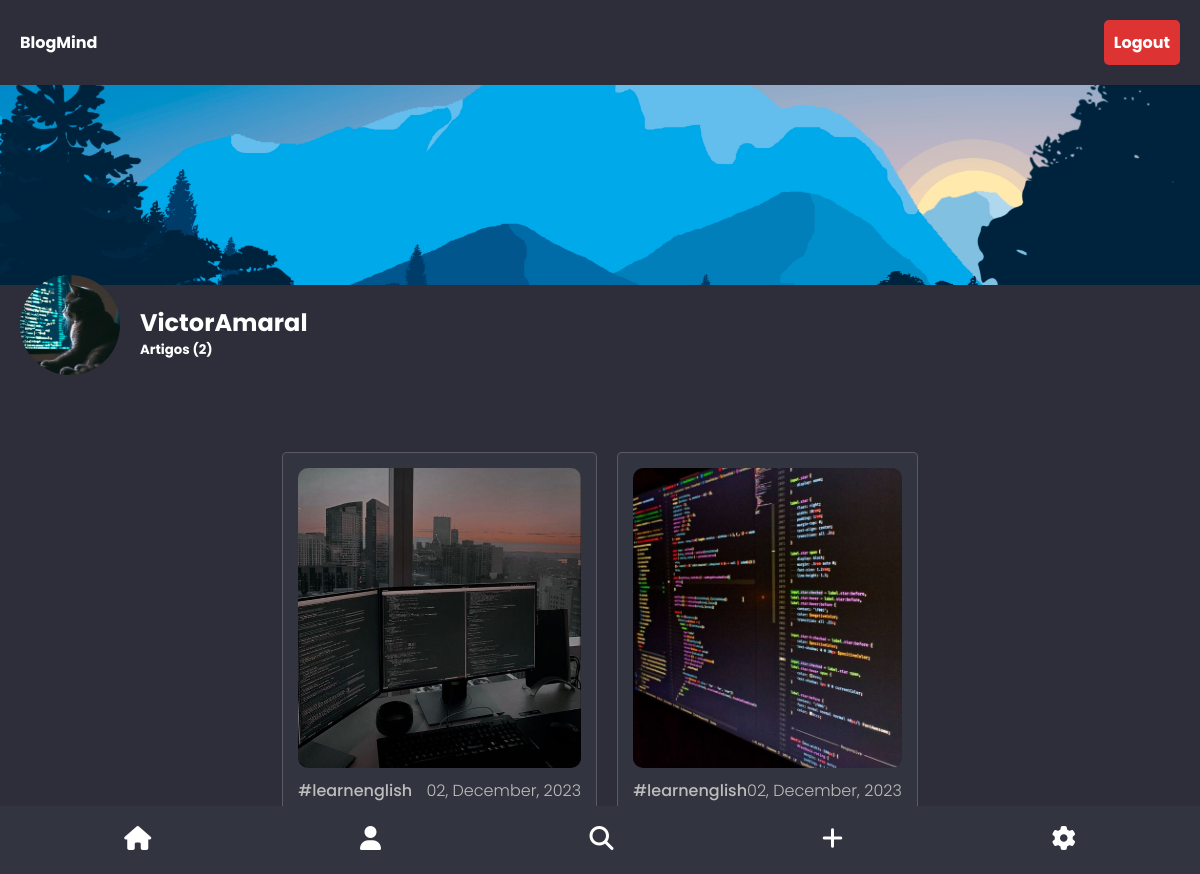
The page /profile/15 on the database its author committed.
### app_blogmind/models.py (models this page shows, shortened)
class UserProfile(models.Model):
    user = models.ForeignKey(User, on_delete=models.CASCADE)
    profileimg = models.ImageField(upload_to='profile_images/', default='profile-1.jpg')
    background = models.ImageField(upload_to='profile_images/', default='profile-1.jpg')
    def __str__(self):
        return f'{self.user.username}'

class Post(models.Model):
    user = models.ForeignKey(UserProfile, on_delete=models.CASCADE)
    title = models.CharField(max_length=250)
    image = models.ImageField(upload_to='profile_images/')
    description = models.TextField()
    modified = models.DateTimeField(auto_now=True)
    created = models.DateTimeField(auto_now_add=True)
    slug = models.SlugField(max_length=250, unique_for_date='created')
    def formatted_date(self):
        return self.created.strftime("%d, %B, %Y")
    def get_absolute_url(self):
        return reverse('detail', args=[self.created.year, self.created.month, self.created.day, self.slug])
    class Meta:
        ordering = ['-created']
        indexes = [
            models.Index(fields=['-created']),
        ]

### app_blogmind/views.py (the view)
# urls.py: path('profile/<int:id>', ViewProfile, name='profile'),
def ViewProfile(request, id):
    user = UserProfile.objects.get(user=id)
    posts = Post.objects.filter(user=user)
    return render(request, 'profile/profile.html',{'user':user, 'posts':posts})

### templates/profile/profile.html (shortened to what this page needs)
{% load static %}
<!DOCTYPE html>
<html lang="en">
<head>
    <link rel="stylesheet" href="/static/css/blog/home.css">
    <link rel="stylesheet" href="/static/css/blog/post.css">
    <link rel="stylesheet" href="/static/css/profile/profile.css">
    <link rel="stylesheet" href="/static/css/blog/hover.css">
    <link rel="stylesheet" href="/static/css/detail/footer.css">
    <link rel="stylesheet" href="/static/css/menu.css">
</head>
<body>
    <div class="container">
        {% include 'blog/header.html' %}
        {% include 'profile/perfil.html' %}
        {% include 'profile/post.html' %}
        {% include 'menu.html' %}
    </div>
</body>
</html>

### templates/profile/perfil.html
<div class="banner">
    <img src="{{user.background.url}}" alt="">
</div>
<div class="perfil">
    <div id="foto-perfil">
        <img src="{{user.profileimg.url}}" alt="">
    </div>
    <div id="text-perfil">
        {% if user.user.username == request.user.username %}
            <h2>{{user}}(Eu)</h2>
        {% else %}
            <h2>{{user}}</h2>
        {% endif %}
        <h5>Artigos ({{posts.count}})</h5>
    </div>
</div>

### templates/profile/post.html
<article>
    {% for post in posts %}
    <div class="post">
        <div class="img">
            <img src="{{post.image.url}}" alt="">
        </div>
        <div class="resources">
            <div class="tags">
                <p class="tag">#learnenglish</p>
            </div>
            <p class="data">{{post.formatted_date}}</p>
        </div>
        <a href="{{post.get_absolute_url}}" class="title">{{post.title}}</a>
    </div>
    {% endfor %}
</article>

### static/css/blog/home.css (style rules this page uses)
* { margin: 0px; padding: 0px; box-sizing: border-box; font-family: 'Poppins', sans-serif; }
body { background-color: #2d2e39; }
div.container { display: flex; flex-direction: column; width: 100%; }
article { display: flex; justify-content: center; flex-wrap: wrap; gap: 20px; padding: 20px; width: 100%; }

### static/css/blog/post.css (style rules this page uses)
div.post { display: flex; flex-direction: column; gap: 10px; padding: 15px; overflow: hidden; user-select: none; color: white; border-radius: 5px; border: 1px solid rgba(128, 128, 128, 0.497); background-color: rgb(50, 53, 63); z-index: 0; word-wrap: break-word; }
div.post a { text-decoration: none; color: white; }
div.post div.img { display: flex; height: 300px; }
div.post img { display: flex; border-radius: 10px; width: 100%; height: 100%; object-fit: cover; object-position: center; transition: 0.3s all ease; }
div.post .tag { font-weight: 500; cursor: pointer; transition: 0.3s all ease; color: rgb(189, 189, 189); }
div.post .title { font-weight: 600; cursor: pointer; transition: 0.3s all ease; }
div.post .data { font-weight: 300; color: rgb(189, 189, 189); }
div.post .resources { display: flex; justify-content: space-between; }
div.post .resources .tags { display: flex; }

### static/css/profile/profile.css (style rules this page uses)
div.banner { display: flex; width: 100%; height: 200px; }
div.banner img { width: 100%; object-fit: cover; object-position: center; }
div.perfil { display: flex; background-color: #2d2e39; padding: 20px; gap: 20px; }
div.perfil #text-perfil { color: white; user-select: none; }
div.perfil #foto-perfil img { position: relative; top: -30px; width: 100px; height: 100px; border-radius: 50%; object-fit: cover; object-position: center; }

### rows shown on the page
UserProfile: background (picture), profileimg (picture), user.username "VictorAmaral"
Post: image (picture), formatted_date "02, December, 2023"
Post: image (picture), formatted_date "02, December, 2023"

### other values the page prints
{{ posts.count }} "2"
